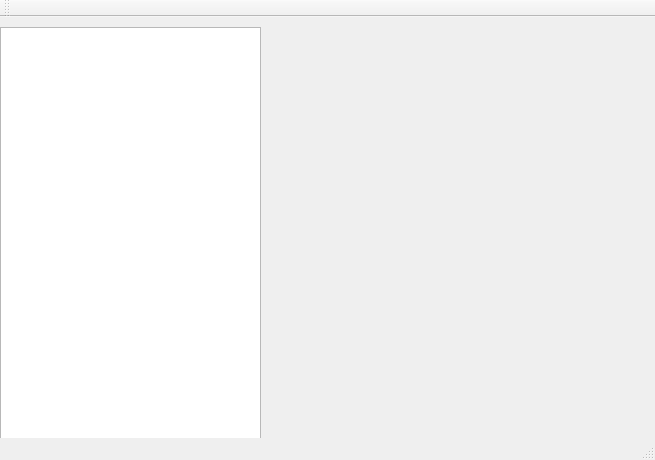
<?xml version="1.0" encoding="UTF-8"?>
<ui version="4.0">
 <class>Logiciel_mecatroClass</class>
 <widget class="QMainWindow" name="Logiciel_mecatroClass">
  <property name="geometry">
   <rect>
    <x>0</x>
    <y>0</y>
    <width>655</width>
    <height>460</height>
   </rect>
  </property>
  <property name="windowTitle">
   <string>Logiciel_mecatro</string>
  </property>
  <widget class="QWidget" name="centralWidget">
   <widget class="QListWidget" name="m_ListBoxCameras">
    <property name="geometry">
     <rect>
      <x>0</x>
      <y>10</y>
      <width>261</width>
      <height>521</height>
     </rect>
    </property>
   </widget>
   <widget class="QListWidget" name="m_ListLog">
    <property name="geometry">
     <rect>
      <x>0</x>
      <y>580</y>
      <width>1041</width>
      <height>191</height>
     </rect>
    </property>
   </widget>
   <widget class="QPushButton" name="m_ButtonStartStop">
    <property name="geometry">
     <rect>
      <x>0</x>
      <y>540</y>
      <width>261</width>
      <height>31</height>
     </rect>
    </property>
    <property name="text">
     <string>Acquire Single Image</string>
    </property>
   </widget>
   <widget class="QLabel" name="m_LabelStream">
    <property name="geometry">
     <rect>
      <x>270</x>
      <y>10</y>
      <width>771</width>
      <height>561</height>
     </rect>
    </property>
    <property name="sizePolicy">
     <sizepolicy hsizetype="Fixed" vsizetype="Fixed">
      <horstretch>0</horstretch>
      <verstretch>0</verstretch>
     </sizepolicy>
    </property>
    <property name="text">
     <string/>
    </property>
   </widget>
  </widget>
  <widget class="QMenuBar" name="menuBar">
   <property name="geometry">
    <rect>
     <x>0</x>
     <y>0</y>
     <width>655</width>
     <height>21</height>
    </rect>
   </property>
  </widget>
  <widget class="QToolBar" name="mainToolBar">
   <attribute name="toolBarArea">
    <enum>TopToolBarArea</enum>
   </attribute>
   <attribute name="toolBarBreak">
    <bool>false</bool>
   </attribute>
  </widget>
  <widget class="QStatusBar" name="statusBar"/>
 </widget>
 <layoutdefault spacing="6" margin="11"/>
 <resources>
  <include location="logiciel_mecatro.qrc"/>
 </resources>
 <connections/>
</ui>
